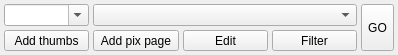
<?xml version="1.0" encoding="UTF-8"?>
<ui version="4.0">
 <class>ToolBox</class>
 <widget class="QMainWindow" name="ToolBox">
  <property name="geometry">
   <rect>
    <x>0</x>
    <y>0</y>
    <width>398</width>
    <height>51</height>
   </rect>
  </property>
  <property name="sizePolicy">
   <sizepolicy hsizetype="Preferred" vsizetype="Preferred">
    <horstretch>0</horstretch>
    <verstretch>0</verstretch>
   </sizepolicy>
  </property>
  <property name="windowTitle">
   <string>Favorites</string>
  </property>
  <widget class="QWidget" name="centralwidget">
   <property name="sizePolicy">
    <sizepolicy hsizetype="Expanding" vsizetype="Preferred">
     <horstretch>0</horstretch>
     <verstretch>0</verstretch>
    </sizepolicy>
   </property>
   <layout class="QGridLayout" name="gridLayout" columnstretch="0,1,1,1,0">
    <property name="leftMargin">
     <number>4</number>
    </property>
    <property name="topMargin">
     <number>4</number>
    </property>
    <property name="rightMargin">
     <number>4</number>
    </property>
    <property name="bottomMargin">
     <number>4</number>
    </property>
    <property name="spacing">
     <number>4</number>
    </property>
    <item row="0" column="0">
     <widget class="QComboBox" name="combo_category">
      <property name="sizePolicy">
       <sizepolicy hsizetype="Preferred" vsizetype="Fixed">
        <horstretch>1</horstretch>
        <verstretch>0</verstretch>
       </sizepolicy>
      </property>
      <property name="editable">
       <bool>true</bool>
      </property>
     </widget>
    </item>
    <item row="0" column="1" colspan="3">
     <widget class="QComboBox" name="combo_url">
      <property name="sizePolicy">
       <sizepolicy hsizetype="Preferred" vsizetype="Fixed">
        <horstretch>1</horstretch>
        <verstretch>0</verstretch>
       </sizepolicy>
      </property>
      <property name="editable">
       <bool>false</bool>
      </property>
      <property name="maxVisibleItems">
       <number>50</number>
      </property>
      <property name="sizeAdjustPolicy">
       <enum>QComboBox::AdjustToMinimumContentsLength</enum>
      </property>
     </widget>
    </item>
    <item row="1" column="2">
     <widget class="QToolButton" name="bn_edit">
      <property name="sizePolicy">
       <sizepolicy hsizetype="Expanding" vsizetype="Fixed">
        <horstretch>0</horstretch>
        <verstretch>0</verstretch>
       </sizepolicy>
      </property>
      <property name="text">
       <string>Edit</string>
      </property>
     </widget>
    </item>
    <item row="1" column="1">
     <widget class="QToolButton" name="bn_add_pix">
      <property name="sizePolicy">
       <sizepolicy hsizetype="Expanding" vsizetype="Fixed">
        <horstretch>0</horstretch>
        <verstretch>0</verstretch>
       </sizepolicy>
      </property>
      <property name="text">
       <string>Add pix page</string>
      </property>
     </widget>
    </item>
    <item row="1" column="3">
     <widget class="QToolButton" name="bn_filter">
      <property name="sizePolicy">
       <sizepolicy hsizetype="Expanding" vsizetype="Fixed">
        <horstretch>0</horstretch>
        <verstretch>0</verstretch>
       </sizepolicy>
      </property>
      <property name="text">
       <string>Filter</string>
      </property>
      <property name="popupMode">
       <enum>QToolButton::InstantPopup</enum>
      </property>
      <property name="toolButtonStyle">
       <enum>Qt::ToolButtonTextOnly</enum>
      </property>
     </widget>
    </item>
    <item row="0" column="4" rowspan="2">
     <widget class="QToolButton" name="bn_go">
      <property name="sizePolicy">
       <sizepolicy hsizetype="Fixed" vsizetype="Expanding">
        <horstretch>0</horstretch>
        <verstretch>0</verstretch>
       </sizepolicy>
      </property>
      <property name="text">
       <string>GO</string>
      </property>
     </widget>
    </item>
    <item row="1" column="0">
     <widget class="QToolButton" name="bn_add_thumb">
      <property name="sizePolicy">
       <sizepolicy hsizetype="Expanding" vsizetype="Fixed">
        <horstretch>0</horstretch>
        <verstretch>0</verstretch>
       </sizepolicy>
      </property>
      <property name="text">
       <string>Add thumbs</string>
      </property>
     </widget>
    </item>
   </layout>
  </widget>
 </widget>
 <resources/>
 <connections/>
</ui>
